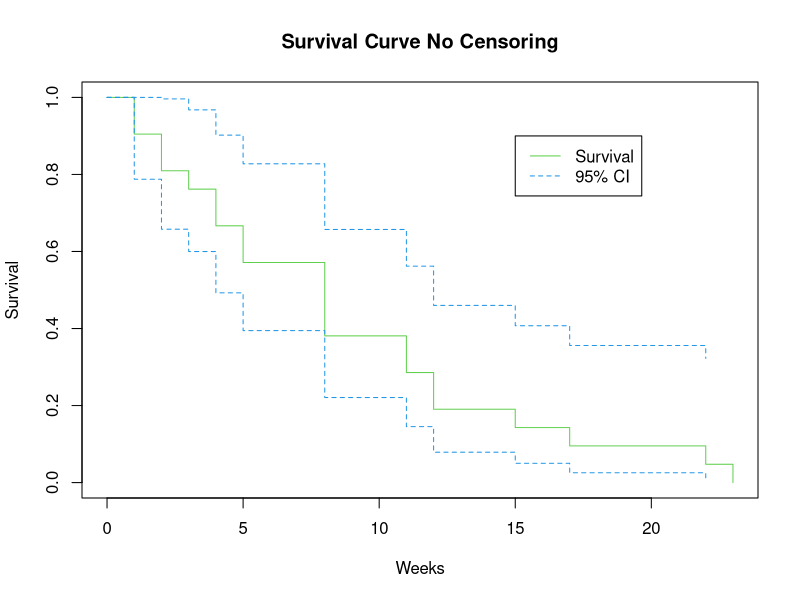
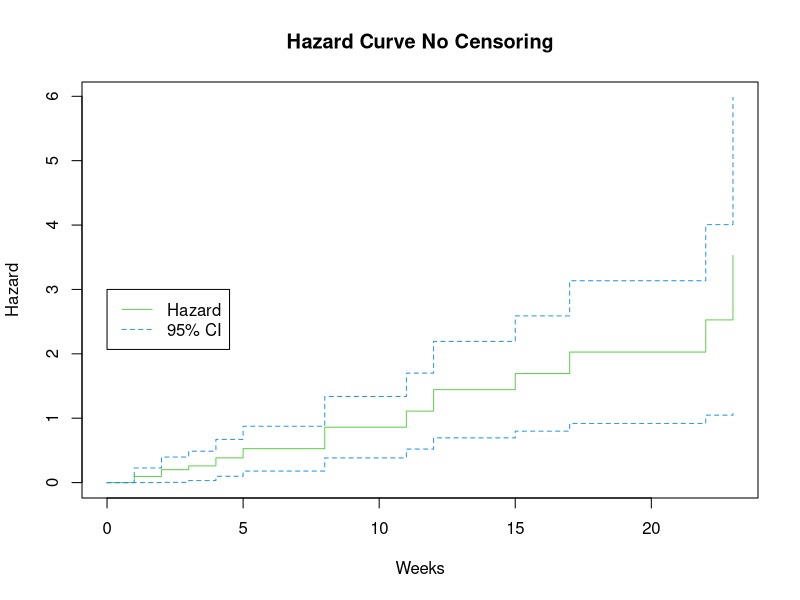

These charts were generated, in order, by the following R code: (Note: this script raises an error after producing the figures.)
## ---- chunk 1
library(knitr)
opts_chunk$set(error = TRUE)
opts_chunk$set(warning=FALSE)
opts_chunk$set(message=FALSE)
opts_chunk$set(results="hold")
opts_chunk$set(cache=F)
opts_chunk$set(  tidy=F,size="small")
opts_chunk$set(tidy.opts=list(width.cutoff=60))
options(digits = 3, scipen = 3)
## ---- chunk 2
library(survival)
T.1 <- c(1,1,2,2,3,4,4,5,5,8,8,8,8,11,11,12,12,15,17,22,23)
event.1 <- rep(1, length(T.1))

Y <- Surv(T.1, event.1==1)
K.M <- survfit(Y~1)
summary(K.M)
## ---- chunk 3
library(GGally)
plot(K.M, main="Survival Curve No Censoring", xlab="Weeks", ylab="Survival", col=c(3,4, 4))
legend(15, .9, c("Survival", "95% CI"), lty = 1:2, col=c(3,4)) 
## ---- chunk 4
library(GGally)
plot(K.M, fun="cumhaz", main="Hazard Curve No Censoring", xlab="Weeks", ylab="Hazard", col=c(3,4, 4))
legend(0, 3, c("Hazard", "95% CI"), lty = 1:2, col=c(3,4)) 
## ---- chunk 5

T.1 <- c(1,1,2,2,3,4,4,5,5,8,8,8,8,11,11,12,12,15,17,22,23)
event.1 <- rep(1, length(T.1))
group.1 <- rep(0,length(T.1))

T.2 <- c(6,6,6,6,7,9,10,10,11,13,16,17,19,20,22,23,25,32,32,34,35)
event.2 <- c(0,1,1,1,1,0,0,1,0,1,1,0,0,0,1,1,0,0,0,0,0)
group.2 <- rep(1, length(T.2))

T.all <- c(T.1,T.2)
event.all <- c(event.1,event.2)
group.all <- c(group.1, group.2)

leuk2 <- data.frame(cbind(T.all, event.all, group.all))
## ---- chunk 6
leukemia.surv <- survfit(Surv(T.all, event.all) ~ group.all , data=leuk2) 
summary(leukemia.surv)
## ---- chunk 7
suppressMessages(library(survminer))
ggsurvplot(leukemia.surv, conf.int = TRUE, risk.table = TRUE, risk.table.col="strata",
           legend.labs = c("Placebo", "Treatment"),break.time.by=5)  

## ---- chunk 8
leukemia.haz <- survfit(Surv(T.all, event.all) ~ group.all, type='fleming', data=leuk2) 
## ---- chunk 9
suppressMessages(library(survminer))
ggsurvplot(leukemia.haz, conf.int = TRUE,
           risk.table = TRUE, risk.table.col = "strata",
           fun = "cumhaz", legend.labs = c("Placebo", "Treatment"),
          break.time.by=5)
## ---- chunk 10
survdiff(Surv(T.all, event.all) ~ group.all)
